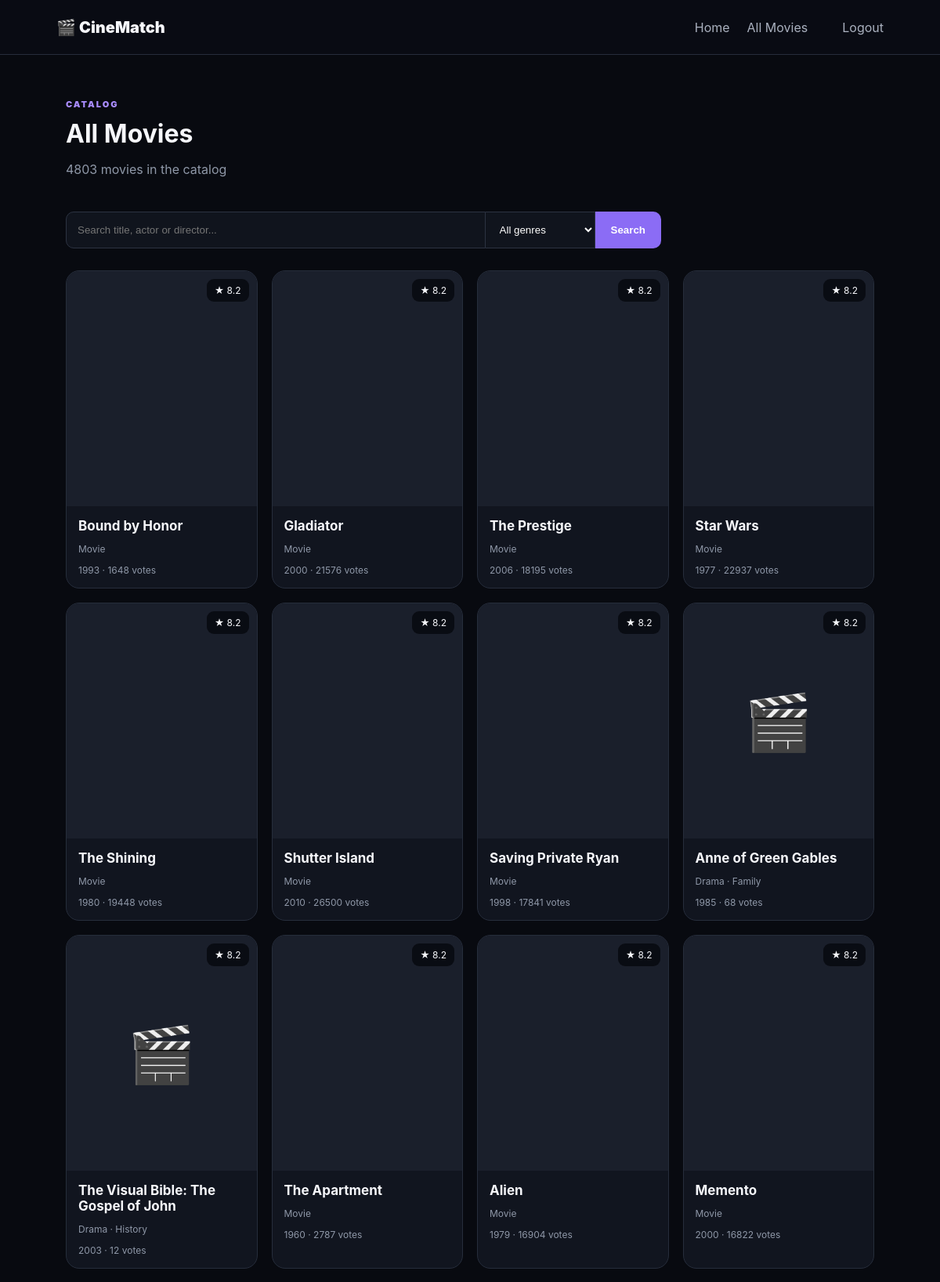
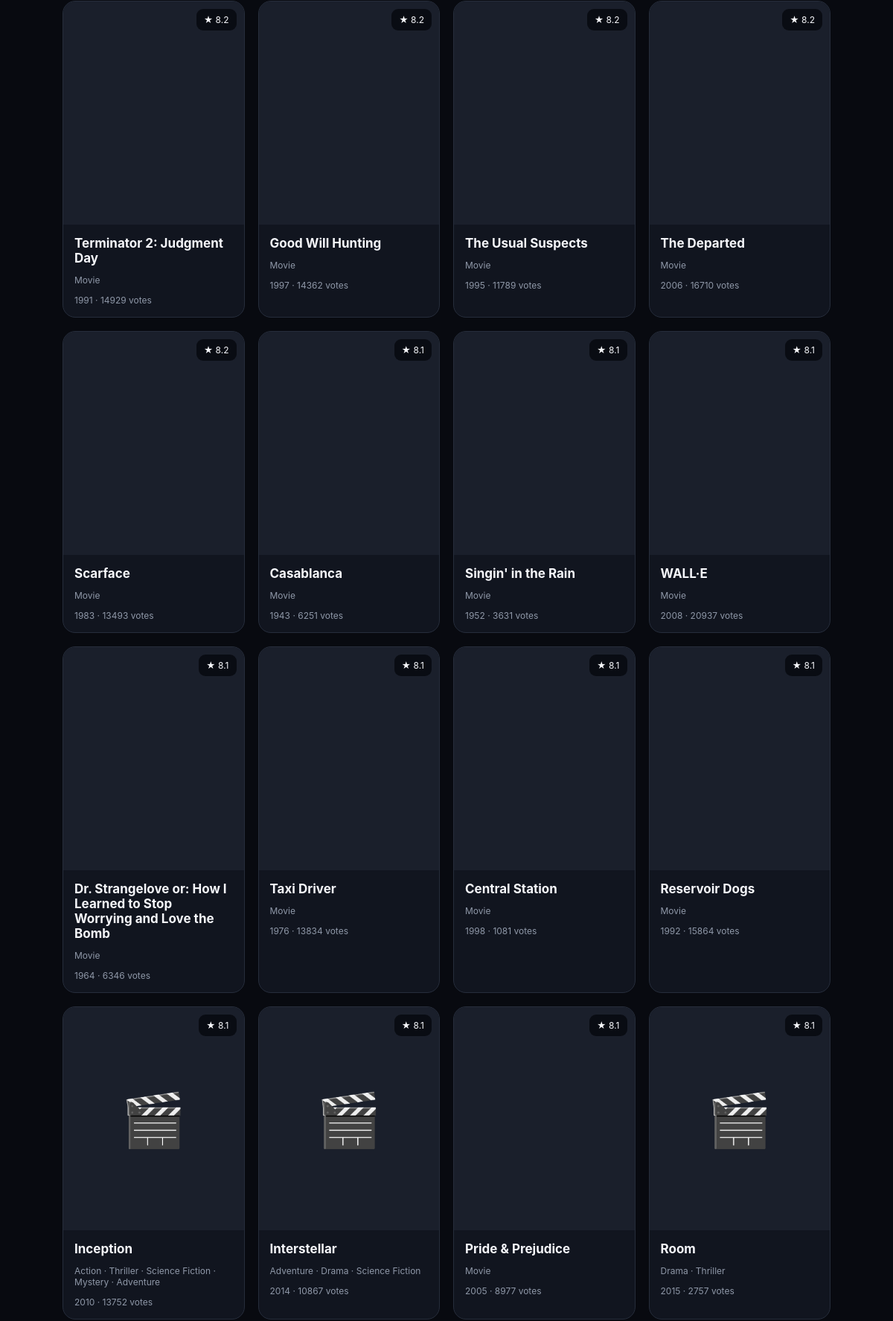
Screenshot of /movies?page=2&q=&genre= (signed in, upper part) with the database file from the repository (2 pictures, top to bottom).
### models.py (models this page shows)
class Movie(db.Model):
    __tablename__ = 'movies'
    id = db.Column(db.Integer, primary_key=True)  # TMDB id
    title = db.Column(db.String(300), nullable=False, index=True)
    overview = db.Column(db.Text, default='')
    genres = db.Column(db.String(500), default='')
    keywords = db.Column(db.Text, default='')
    cast = db.Column(db.Text, default='')
    director = db.Column(db.String(300), default='')
    writers = db.Column(db.Text, default='')
    release_date = db.Column(db.Date, nullable=True, index=True)
    runtime = db.Column(db.Integer, nullable=True)
    rating = db.Column(db.Float, default=0.0, index=True)
    vote_count = db.Column(db.Integer, default=0)
    popularity = db.Column(db.Float, default=0.0)
    poster_path = db.Column(db.String(500), nullable=True)
    backdrop_path = db.Column(db.String(500), nullable=True)
    tagline = db.Column(db.String(500), default='')
    original_language = db.Column(db.String(20), default='')
    status = db.Column(db.String(50), default='Released')
    created_at = db.Column(db.DateTime, default=datetime.utcnow)
    ratings = db.relationship('Rating', backref='movie', lazy=True, cascade='all, delete-orphan')
    reviews = db.relationship('Review', backref='movie', lazy=True, cascade='all, delete-orphan')

### app.py (the view)
@app.route('/movies')
@login_required
def all_movies():
    user=db.session.get(User, session['user_id'])
    page=max(request.args.get('page', 1, type=int), 1)
    q=request.args.get('q', '').strip()
    genre=request.args.get('genre', '').strip()
    query=Movie.query
    if q:
        query=query.filter(or_(Movie.title.ilike(f'%{q}%'), Movie.cast.ilike(f'%{q}%'), Movie.director.ilike(f'%{q}%')))
    if genre:
        query=query.filter(Movie.genres.ilike(f'%{genre}%'))
    pagination=query.order_by(Movie.rating.desc(), Movie.vote_count.desc(), Movie.title.asc()).paginate(page=page, per_page=48, error_out=False)
    genre_rows=Movie.query.with_entities(Movie.genres).filter(Movie.genres.isnot(None), Movie.genres != '').distinct().all()
    genres=sorted({name.strip() for (value,) in genre_rows for name in value.replace(',', '|').split('|') if name.strip()}, key=str.casefold)
    return render_template('movies.html', user=user, pagination=pagination, q=q, genre=genre, genres=genres)

### app.py (called while the page is built)
def login_required(f):
    @wraps(f)
    def wrapper(*args,**kwargs):
        if 'user_id' not in session: return redirect(url_for('login', next=request.path))
        if db.session.get(User, session['user_id']) is None:
            session.clear()
            return redirect(url_for('login', next=request.path))
        return f(*args,**kwargs)
    return wrapper

### templates/movies.html (shortened to what this page needs)
{% extends 'base.html' %}
{% block content %}
<main>
  <section class="section">
    <div class="section-title">
      <div>
        <p class="eyebrow">CATALOG</p>
        <h1>All Movies</h1>
        <p class="muted">{{ pagination.total }} movies in the catalog</p>
      </div>
    </div>
    <form class="searchbar" action="{{ url_for('all_movies') }}" method="get">
      <input name="q" value="{{ q }}" placeholder="Search title, actor or director...">
      <select name="genre">
        <option value="">All genres</option>
      </select>
      <button type="submit">Search</button>
    </form>
    <div class="movie-grid" style="margin-top:28px">
      {% for m in pagination.items %}
        {% include '_card.html' %}
      {% else %}
        <p class="muted">No movies found for this filter.</p>
      {% endfor %}
    </div>
  </section>
</main>
{% endblock %}

### templates/_card.html
<a class="movie-card" href="{{url_for('movie_page',movie_id=m.id)}}"><div class="poster" {% if m.poster_path %}style="background-image:url('{{config.TMDB_IMAGE_BASE}}{{m.poster_path}}')"{% endif %}>{% if not m.poster_path %}<span>🎬</span>{% endif %}<div class="score">★ {{'%.1f'|format(m.rating or 0)}}</div></div><div class="card-body"><h3>{{m.title}}</h3><p>{{(m.genres or 'Movie').replace('|',' · ')}}</p><small>{{m.release_date.year if m.release_date else 'Release date pending'}} · {{m.vote_count or 0}} votes</small></div></a>

### static/app.css (style rules this page uses)
:root { --bg:#080a10;--panel:#11151f;--panel2:#171c27;--line:#262d3b;--text:#f6f7fb;--muted:#8f98a8;--accent:#8b6cf5;--good:#35d58a;--bad:#ff6470 }
* { box-sizing:border-box }
body { margin:0;background:var(--bg);color:var(--text);font-family:Inter,system-ui,-apple-system,Segoe UI,sans-serif }
a { color:inherit;text-decoration:none }
.eyebrow { color:#a98cff;font-size:11px;font-weight:900;letter-spacing:2px }
.searchbar { display:flex;margin-top:28px;max-width:760px }
.searchbar input,.searchbar select,.review-box select,.review-box textarea,form input { background:#10141d;color:white;border:1px solid #2c3342;padding:14px;border-radius:10px;outline:none }
.searchbar input { flex:1;border-radius:10px 0 0 10px }
.searchbar select { border-radius:0;border-left:0 }
.searchbar button,.primary { background:var(--accent);color:#fff;border:0;padding:14px 20px;border-radius:0 10px 10px 0;font-weight:800;cursor:pointer }
.section { padding:45px 7% }
.section-title { display:flex;justify-content:space-between;align-items:end;margin-bottom:20px }
.section-title h1,.section-title h2 { margin:0;font-size:32px }
.movie-grid { display:grid;grid-template-columns:repeat(4,1fr);gap:18px }
.movie-card { background:var(--panel);border:1px solid var(--line);border-radius:17px;overflow:hidden;transition:.2s }
.poster { height:300px;background:#1a1f2b center/cover no-repeat;display:flex;align-items:center;justify-content:center;font-size:70px;position:relative }
.score { position:absolute;right:10px;top:10px;padding:7px 10px;background:#080a10dd;border-radius:9px;font-size:12px }
.card-body { padding:15px }
.card-body h3 { margin:0 0 6px;font-size:17px }
.card-body p,.card-body small { color:var(--muted);font-size:12px }
.card-body small { display:block;margin-top:10px }
.review small,.muted { color:var(--muted) }

### rows the page displays
Movie: rating "8.2", title "Bound by Honor", genres "Movie", release_date "1993", vote_count "1648"
Movie: rating "8.2", title "Gladiator", genres "Movie", release_date "2000", vote_count "21576"
Movie: rating "8.2", title "The Prestige", genres "Movie", release_date "2006", vote_count "18195"
Movie: rating "8.2", title "Star Wars", genres "Movie", release_date "1977", vote_count "22937"
Movie: rating "8.2", title "The Shining", genres "Movie", release_date "1980", vote_count "19448"
Movie: rating "8.2", title "Shutter Island", genres "Movie", release_date "2010", vote_count "26500"
Movie: rating "8.2", title "Saving Private Ryan", genres "Movie", release_date "1998", vote_count "17841"
Movie: rating "8.2", title "Anne of Green Gables", genres "Drama · Family", release_date "1985", vote_count "68"
Movie: rating "8.2", title "The Visual Bible: The Gospel of John", genres "Drama · History", release_date "2003", vote_count "12"
Movie: rating "8.2", title "The Apartment", genres "Movie", release_date "1960", vote_count "2787"
Movie: rating "8.2", title "Alien", genres "Movie", release_date "1979", vote_count "16904"
Movie: rating "8.2", title "Memento", genres "Movie", release_date "2000", vote_count "16822"
Movie: rating "8.2", title "Terminator 2: Judgment Day", genres "Movie", release_date "1991", vote_count "14929"
Movie: rating "8.2", title "Good Will Hunting", genres "Movie", release_date "1997", vote_count "14362"
Movie: rating "8.2", title "The Usual Suspects", genres "Movie", release_date "1995", vote_count "11789"
Movie: rating "8.2", title "The Departed", genres "Movie", release_date "2006", vote_count "16710"
Movie: rating "8.2", title "Scarface", genres "Movie", release_date "1983", vote_count "13493"
Movie: rating "8.1", title "Casablanca", genres "Movie", release_date "1943", vote_count "6251"
Movie: rating "8.1", title "Singin' in the Rain", genres "Movie", release_date "1952", vote_count "3631"
Movie: rating "8.1", title "WALL·E", genres "Movie", release_date "2008", vote_count "20937"
Movie: rating "8.1", title "Dr. Strangelove or: How I Learned to Stop Worrying and Love the Bomb", genres "Movie", release_date "1964", vote_count "6346"
Movie: rating "8.1", title "Taxi Driver", genres "Movie", release_date "1976", vote_count "13834"
Movie: rating "8.1", title "Central Station", genres "Movie", release_date "1998", vote_count "1081"
Movie: rating "8.1", title "Reservoir Dogs", genres "Movie", release_date "1992", vote_count "15864"
Movie: rating "8.1", title "Inception", genres "Action · Thriller · Science Fiction · Mystery · Adventure", release_date "2010", vote_count "13752"
Movie: rating "8.1", title "Pride & Prejudice", genres "Movie", release_date "2005", vote_count "8977"

### other values shown
{{ pagination.total }} "4803"
{{ '%.1f'|format(m.rating or 0) }} "8.1" "8.1"
{{ m.title }} "Interstellar" "Room"
{{ (m.genres or 'Movie').replace('|',' · ') }} "Adventure · Drama · Science Fiction" "Drama · Thriller"
{{ m.release_date.year if m.release_date else 'Release date pending' }} "2014" "2015"
{{ m.vote_count or 0 }} "10867" "2757"
